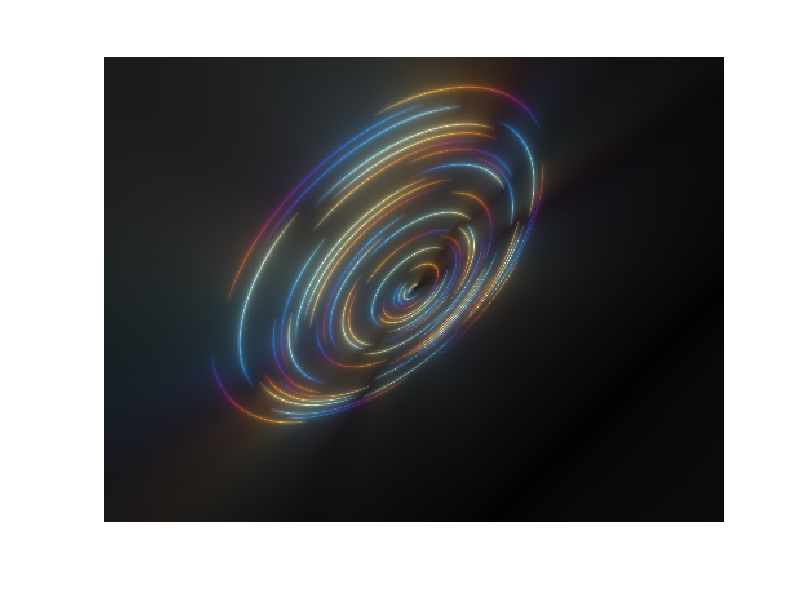

The MATLAB script that drew this image:
%=============================================================================
% Copyright (c) 2026-present Allan CORNET (Nelson)
%=============================================================================
% This file is part of Nelson.
%=============================================================================
% LICENCE_BLOCK_BEGIN
% SPDX-License-Identifier: LGPL-3.0-or-later
% LICENCE_BLOCK_END
%=============================================================================
% Build a colorful mathematical image from vectorized waves and rings.
imageWidth = 480;
imageHeight = 360;
[x, y] = meshgrid(linspace(-1.2, 1.2, imageWidth), ...
  linspace(0.9, -0.9, imageHeight));
transformedX = x - y;
transformedY = 2 * x + 2 * y;
denominator = 2.4 - transformedY;
projectedX = transformedX ./ denominator;
projectedY = transformedY ./ denominator;
radius = sqrt(projectedX .^ 2 + projectedY .^ 2);
angle = atan2(projectedY, projectedX);
colorImage = zeros(imageHeight, imageWidth, 3);
phaseTime = 0.75;

for ringIndex = 1:30
  phase = angle * ceil(0.1 * ringIndex) + ...
    phaseTime * sin(ringIndex ^ 2) + ringIndex ^ 2;
  glow = 0.18 ./ (abs(radius * 70 - ringIndex) + 0.055);
  wave = min(max(cos(phase), 0), 0.6);
  for channelIndex = 1:3
    colorWave = cos(phase - ringIndex + channelIndex - 1) + 1;
    colorImage(:, :, channelIndex) = colorImage(:, :, channelIndex) + ...
      glow .* wave .* colorWave;
  end
end
colorImage = colorImage / max(colorImage(:));
colorImage = min(sqrt(colorImage), 1);

figureHandle = figure('SelectionHighlight', 'off', 'ToolBar', 'none', ...
  'Name', 'Mathematical shader', 'NumberTitle', 'off', ...
  'Color', 'black');
axesHandle = axes('Parent', figureHandle);
image('Parent', axesHandle, 'CData', colorImage);
axis(axesHandle, 'image');
axis(axesHandle, 'off');
title(axesHandle, 'Vectorized mathematical shader', 'Color', 'white');
%=============================================================================
